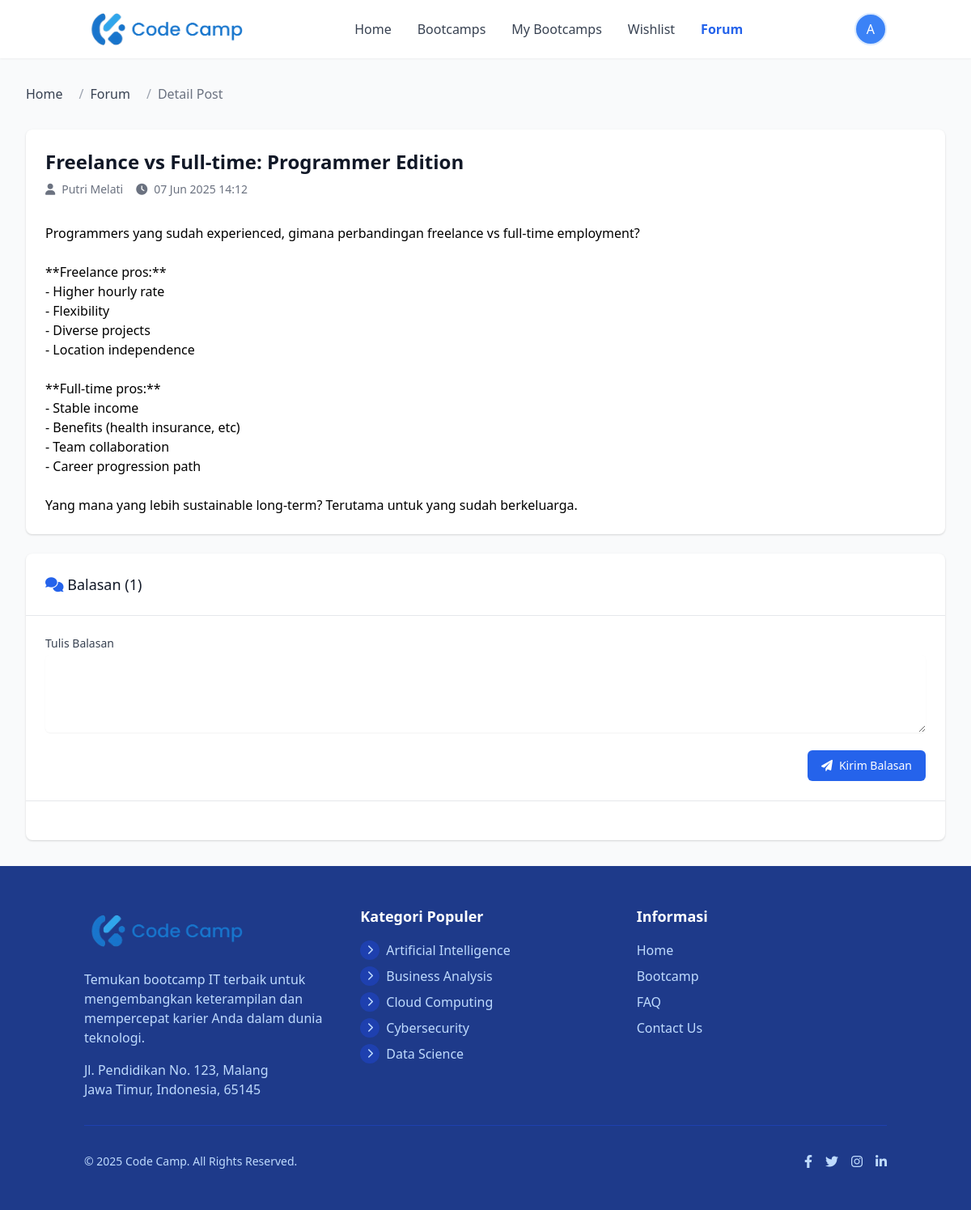
The page /index.php?action=forum_detail&id=12 (signed in) on the database its author committed.
### tables this page shows
CREATE TABLE IF NOT EXISTS forum_posts (
    id INT AUTO_INCREMENT PRIMARY KEY,
    user_id INT NOT NULL,
    title VARCHAR(255) NOT NULL,
    slug VARCHAR(255) NOT NULL UNIQUE,  
    content TEXT NOT NULL,
    category VARCHAR(100) DEFAULT 'general',  
    status ENUM('published', 'draft', 'archived') DEFAULT 'published',  
    is_pinned TINYINT(1) DEFAULT 0,  
    is_locked TINYINT(1) DEFAULT 0,  
    view_count INT DEFAULT 0,  
    reply_count INT DEFAULT 0,  
    last_reply_at DATETIME DEFAULT NULL,  
    last_reply_by INT DEFAULT NULL,  
    created_at DATETIME NOT NULL DEFAULT CURRENT_TIMESTAMP,  
    updated_at DATETIME DEFAULT CURRENT_TIMESTAMP ON UPDATE CURRENT_TIMESTAMP,  
    is_deleted TINYINT(1) DEFAULT 0,  
    
     
     
    
     
    INDEX idx_forum_posts_user (user_id),
    INDEX idx_forum_posts_slug (slug),
    INDEX idx_forum_posts_category (category),
    INDEX idx_forum_posts_status (status),
    INDEX idx_forum_posts_created (created_at),
    INDEX idx_forum_posts_deleted (is_deleted)
);

CREATE TABLE IF NOT EXISTS users (
    id INT AUTO_INCREMENT PRIMARY KEY,
    name VARCHAR(100) NOT NULL,
    alamat_email VARCHAR(100) NOT NULL UNIQUE,  
    password VARCHAR(255) NOT NULL,
    no_telepon VARCHAR(20) DEFAULT NULL,  
    status ENUM('active', 'inactive', 'suspended') DEFAULT 'active',  
    email_verified TINYINT(1) DEFAULT 0,  
    created_at DATETIME NOT NULL DEFAULT CURRENT_TIMESTAMP,  
    updated_at DATETIME DEFAULT CURRENT_TIMESTAMP ON UPDATE CURRENT_TIMESTAMP,  
    
     
    INDEX idx_users_email (alamat_email),
    INDEX idx_users_status (status),
    INDEX idx_users_created (created_at)
);

CREATE TABLE IF NOT EXISTS categories (
    id INT AUTO_INCREMENT PRIMARY KEY,
    name VARCHAR(100) NOT NULL UNIQUE,  
    slug VARCHAR(100) NOT NULL UNIQUE,  
    icon VARCHAR(255) DEFAULT NULL,  
    description TEXT DEFAULT NULL,  
    status ENUM('active', 'inactive') DEFAULT 'active',  
    sort_order INT DEFAULT 0,  
    created_at DATETIME NOT NULL DEFAULT CURRENT_TIMESTAMP,  
    updated_at DATETIME DEFAULT CURRENT_TIMESTAMP ON UPDATE CURRENT_TIMESTAMP,  
    
     
    INDEX idx_categories_slug (slug),
    INDEX idx_categories_status (status),
    INDEX idx_categories_sort (sort_order)
);

### controllers/ForumController.php (called while the page is built, shortened)
<?php
require_once 'config/database.php';
require_once 'models/ForumPost.php';
require_once 'models/ForumReply.php';
class ForumController {
    private $forumPost;
    private $forumReply;
    public function __construct() {
        $database = new Database();
        $this->db = $database->getConnection();
        $this->forumPost = new ForumPost($this->db);
        $this->forumReply = new ForumReply($this->db);
    }
    public function detail() {
        $post_id = $_GET['id'];
        $this->forumPost->id = $post_id;
        $post = $this->forumPost->readOne();
        $stmt = $this->forumReply->getByPostId($post_id);
        $replies = $stmt->fetchAll(PDO::FETCH_ASSOC);
        include_once 'views/forum/detail.php';
    }
}

### config/database.php (called while the page is built, shortened)
<?php
class Database {
    private $host = "localhost";
    private $db_name = "code_camp";
    private $username = "root";
    private $password = "rahasia";
    public function getConnection() {
        $this->conn = null;
        try {
            $this->conn = new PDO(
                "mysql:host=" . $this->host . ";dbname=" . $this->db_name,
                $this->username,
                $this->password
            );
            $this->conn->setAttribute(PDO::ATTR_ERRMODE, PDO::ERRMODE_EXCEPTION);
            $this->conn->exec("set names utf8");
        } catch(PDOException $exception) {
            echo "Connection error: " . $exception->getMessage();
        }
        return $this->conn;
    }
}
?>

### models/ForumPost.php (called while the page is built, shortened)
<?php
class ForumPost {
    private $conn;
    private $table_name = "forum_posts";
    public $id;
    public function __construct($db) {
        $this->conn = $db;
    }
    public function readOne() {
        $query = "SELECT
                    fp.id, fp.user_id, fp.title, fp.content, fp.created_at, fp.updated_at,
                    u.name as user_name,
                    u.alamat_email as user_email
                  FROM " . $this->table_name . " fp
                  LEFT JOIN users u ON fp.user_id = u.id
                  WHERE fp.id = :id AND fp.is_deleted = 0
                  LIMIT 0,1";
        $stmt = $this->conn->prepare($query);
        $stmt->bindParam(':id', $this->id);
        $stmt->execute();
        $row = $stmt->fetch(PDO::FETCH_ASSOC);
        if($row) {
            return $row;
        }
        return false;
    }
}

### models/ForumReply.php (called while the page is built, shortened)
<?php
class ForumReply {
    private $conn;
    private $table_name = "forum_replies";
    public function __construct($db) {
        $this->conn = $db;
    }
    public function getByPostId($post_id) {
        $query = "SELECT
                    fr.id, fr.post_id, fr.user_id, fr.content, fr.created_at, fr.updated_at,
                    u.name as user_name,
                    u.alamat_email as user_email
                  FROM " . $this->table_name . " fr
                  LEFT JOIN users u ON fr.user_id = u.id
                  WHERE fr.post_id = :post_id AND fr.is_deleted = 0
                  ORDER BY fr.created_at ASC";
        $stmt = $this->conn->prepare($query);
        $stmt->bindParam(':post_id', $post_id);
        $stmt->execute();
        return $stmt;
    }
}

### models/Category.php (called while the page is built, shortened)
<?php
require_once 'config/database.php';
class Category {
    private $conn;
    private $table_name = "categories";
    public function __construct($db) {
        $this->conn = $db;
    }
    public function readAll() {
        $query = "SELECT * FROM " . $this->table_name . " ORDER BY name ASC";
        $stmt = $this->conn->prepare($query);
        $stmt->execute();
        return $stmt;
    }
}
?>

### views/forum/detail.php (the view, shortened to what this page needs)
<?php
include_once 'views/includes/header.php';
?>
<div class="max-w-7xl mx-auto px-4 sm:px-6 lg:px-8 py-8">
    <nav class="flex mb-8" aria-label="Breadcrumb">
        <ol class="inline-flex items-center space-x-1 md:space-x-3">
            <li class="inline-flex items-center">
                <a href="index.php" class="text-gray-700 hover:text-blue-600">Home</a>
            </li>
            <li>
                <div class="flex items-center">
                    <span class="mx-2 text-gray-400">/</span>
                    <a href="index.php?action=forum" class="text-gray-700 hover:text-blue-600">Forum</a>
                </div>
            </li>
            <li>
                <div class="flex items-center">
                    <span class="mx-2 text-gray-400">/</span>
                    <span class="text-gray-500">Detail Post</span>
                </div>
            </li>
        </ol>
    </nav>
    <div class="bg-white shadow rounded-lg mb-6">
        <div class="p-6">
            <div class="flex justify-between items-start">
                <div>
                    <h1 class="text-2xl font-bold text-gray-900 mb-2">
                        <?php echo htmlspecialchars($post['title']); ?>
                    </h1>
                    <div class="flex items-center text-sm text-gray-500 mb-4">
                        <span class="flex items-center">
                            <i class="fas fa-user mr-2"></i>
                            <?php echo htmlspecialchars($post['user_name']); ?>
                        </span>
                        <span class="flex items-center ml-4">
                            <i class="fas fa-clock mr-2"></i>
                            <?php echo date('d M Y H:i', strtotime($post['created_at'])); ?>
                        </span>
                    </div>
                </div>
            </div>
            <div class="prose max-w-none mt-4">
                <?php echo nl2br(htmlspecialchars($post['content'])); ?>
            </div>
        </div>
    </div>
    <div class="bg-white shadow rounded-lg">
        <div class="p-6 border-b border-gray-200">
            <h3 class="text-lg font-medium text-gray-900">
                <i class="fas fa-comments text-blue-600"></i> Balasan (<?php echo count($replies); ?>)
            </h3>
        </div>
        <?php if (isset($_SESSION['user_id'])): ?>
            <div class="p-6 border-b border-gray-200">
                <form method="POST" action="index.php?action=forum_reply&post_id=<?php echo $post['id']; ?>">
                    <div class="mb-4">
                        <label for="content" class="block text-sm font-medium text-gray-700 mb-1">
                            Tulis Balasan
                        </label>
                        <textarea name="content" id="content" rows="4"
                                  class="w-full rounded-md border-gray-300 shadow-sm focus:border-blue-500 focus:ring-blue-500"
                                  required></textarea>
                    </div>
                    <div class="flex justify-end">
                        <button type="submit"
                                class="inline-flex items-center px-4 py-2 border border-transparent text-sm font-medium rounded-md text-white bg-blue-600 hover:bg-blue-700">
                            <i class="fas fa-paper-plane mr-2"></i> Kirim Balasan
                        </button>
                    </div>
                </form>
            </div>
        <?php endif; ?>
        <div class="divide-y divide-gray-200">
            <?php foreach ($replies as $reply): ?>
                <div class="p-6" id="reply-<?php echo $reply['id']; ?>">
                </div>
            <?php endforeach; ?>
        </div>
    </div>
</div>
<?php include_once 'views/includes/footer.php'; ?>

### views/includes/footer.php (shortened to what this page needs)
<?php
if (!isset($categories)) {
    require_once (isset($base_url) ? $base_url : '') . 'config/database.php';
    require_once (isset($base_url) ? $base_url : '') . 'models/Category.php';
    $database = new Database();
    $db = $database->getConnection();
    $category = new Category($db);
    $categoryStmt = $category->readAll();
    $categories = $categoryStmt->fetchAll(PDO::FETCH_ASSOC);
}
?>
    <footer class="bg-blue-900 text-white">
        <div class="container mx-auto px-4 py-12">
            <div class="grid grid-cols-1 md:grid-cols-3 gap-8">
                <div>
                    <div class="flex items-center mb-4">
                        <img src="<?php echo isset($base_url) ? $base_url : ''; ?>assets/images/logo.png" alt="Logo" class="h-16 hidden md:block">
                    </div>
                    <p class="text-blue-200 mb-4">Temukan bootcamp IT terbaik untuk mengembangkan keterampilan dan mempercepat karier Anda dalam dunia teknologi.</p>
                    <p class="text-blue-200">Jl. Pendidikan No. 123, Malang<br>Jawa Timur, Indonesia, 65145</p>
                </div>
                <div>
                    <h3 class="text-lg font-bold mb-4">Kategori Populer</h3>
                    <ul class="space-y-2">
                        <?php foreach (array_slice($categories, 0, 5) as $category): ?>
                            <li class="flex items-center">
                                <div class="w-6 h-6 mr-2 bg-blue-800 rounded-full flex items-center justify-center">
                                    <?php
                                    $icon_path = null;
                                    if ($icon_path): ?>
                                        <img src="<?php echo $icon_path; ?>" alt="<?php echo htmlspecialchars($category['name']); ?>" class="w-4 h-4 object-contain filter brightness-0 invert">
                                    <?php else: ?>
                                        <i class="fas fa-chevron-right text-blue-200 text-xs"></i>
                                    <?php endif; ?>
                                </div>
                                <a href="<?php echo isset($base_url) ? $base_url : ''; ?>index.php?action=bootcamp_category&id=<?php echo $category['id']; ?>" class="text-blue-200 hover:text-white transition-colors">
                                    <?php echo htmlspecialchars($category['name']); ?>
                                </a>
                            </li>
                        <?php endforeach; ?>
                    </ul>
                </div>
                <div>
                    <h3 class="text-lg font-bold mb-4">Informasi</h3>
                    <ul class="space-y-2">
                        <li><a href="<?php echo isset($base_url) ? $base_url : ''; ?>index.php" class="text-blue-200 hover:text-white">Home</a></li>
                        <li><a href="<?php echo isset($base_url) ? $base_url : ''; ?>index.php?action=bootcamps" class="text-blue-200 hover:text-white">Bootcamp</a></li>
                        <li><a href="#" class="text-blue-200 hover:text-white">FAQ</a></li>
                        <li><a href="#" class="text-blue-200 hover:text-white">Contact Us</a></li>
                    </ul>
                </div>
            </div>
            <div class="border-t border-blue-800 mt-8 pt-8 flex flex-col md:flex-row justify-between items-center">
                <p class="text-blue-200 text-sm">&copy; 2025 Code Camp. All Rights Reserved.</p>
                <div class="flex space-x-4 mt-4 md:mt-0">
                    <a href="#" class="text-blue-200 hover:text-white">
                        <i class="fab fa-facebook-f"></i>
                    </a>
                    <a href="#" class="text-blue-200 hover:text-white">
                        <i class="fab fa-twitter"></i>
                    </a>
                    <a href="#" class="text-blue-200 hover:text-white">
                        <i class="fab fa-instagram"></i>
                    </a>
                    <a href="#" class="text-blue-200 hover:text-white">
                        <i class="fab fa-linkedin-in"></i>
                    </a>
                </div>
            </div>
        </div>
    </footer>
</body>
</html>

### assets/css/custom.css (style rules this page uses)
body { font-family: 'Inter', sans-serif; }

### rows shown on the page
forum_posts: title "Freelance vs Full-time: Programmer Edition", user.name "Putri Melati", created_at "07 Jun 2025 14:12", content "Programmers yang sudah experienced, gimana perbandingan freelance vs full-time employment? **Freelance pros:** - Higher hourly rate - Flexibility - Diverse projects - Location independence **Full-time pros:** - Stable income - Benefits (health insurance, etc) - Team collaboration - Career progression path Yang mana yang lebih sustainable long-term? Terutama untuk yang sudah berkeluarga."
categories: name "Artificial Intelligence"
categories: name "Business Analysis"
categories: name "Cloud Computing"
categories: name "Cybersecurity"
categories: name "Data Science"

### other values the page prints
substr($user_name, 0, 1) "A"
count($replies) "1"
